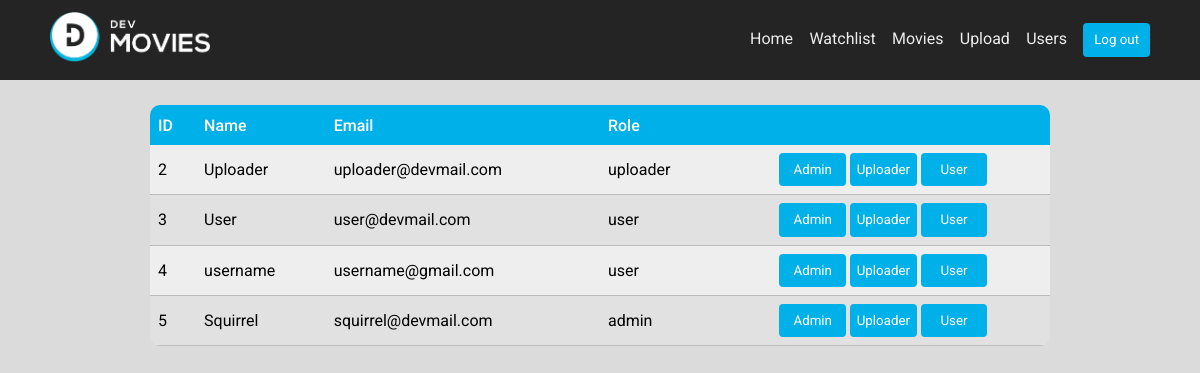
/users.php (signed in), run on the app's committed database.
### tables this page shows
CREATE TABLE `users` (
  `u_id` int(16) NOT NULL,
  `u_name` varchar(25) NOT NULL,
  `u_pwd` varchar(50) NOT NULL,
  `u_email` varchar(50) NOT NULL,
  `u_role` varchar(25) NOT NULL
);

### users.php (the view, shortened to what this page needs)
<?php
  include 'includes/header.inc.php';
?>
<section class="table">
    <table>
      <tr>
        <th>ID</th>
        <th>Name</th>
        <th>Email</th>
        <th>Role</th>
        <th></th>
      </tr>
      <?php
        $u_id = $_SESSION['u_id'];
        $sql = "SELECT * FROM users WHERE u_id not like '$u_id';";
        $result=mysqli_query($conn, $sql);
          while($row = mysqli_fetch_assoc($result)){
            echo
            '<tr>
                <td>'.$row['u_id'].'</td>
                <td>'.$row['u_name'].'</td>
                <td>'.$row['u_email'].'</td>
                <td>'.$row['u_role'].'</td>
                <td>
                  <form class="roles" action="includes/buttons.php" method="post">
                    <button type="submit" name="admin">Admin</button>
                    <button type="submit" name="uploader">Uploader</button>
                    <button type="submit" name="user">User</button>
                    <input type="hidden" name="u_id" value="'.$row['u_id'].'">
                  </form>
                </td>
             </tr>';
          }
       ?>
    </table>
</section>
</body>
</html>

### style.css (style rules this page uses)
* { margin: 0; padding: 0; }
html, body { height: 100%; }
body { background-color: #dbdbdb; font-family: roboto; }
button { background-color: #00B1E9; border: none; border-radius: 4px; height: 2.5em; width: 5em; color: #fff; font-family: roboto; }
.table { display: flex; justify-content: center; }
table { font-family: roboto; width: 75%; margin-bottom: 30px; border-collapse: collapse; border-radius: 10px; overflow: hidden; }
td, th { text-align: left; padding: 8px; }
th { background-color: #00B1E9; color: #fff; font-weight: 500; font-size: 1em; height: 1.5em; }
tr:nth-child(even) { background-color: #eee; }
tr:nth-child(odd) { background-color: #e1e1e1; }
td { border-bottom: 1px solid #bbb; }
.roles { text-align: center; }

### data on the page
users: u_id "2", u_name "Uploader", u_email "uploader@devmail.com", u_role "uploader"
users: u_id "3", u_name "User", u_email "user@devmail.com", u_role "user"
users: u_id "4", u_name "username", u_email "username@gmail.com", u_role "user"
users: u_id "5", u_name "Squirrel", u_email "squirrel@devmail.com", u_role "admin"
